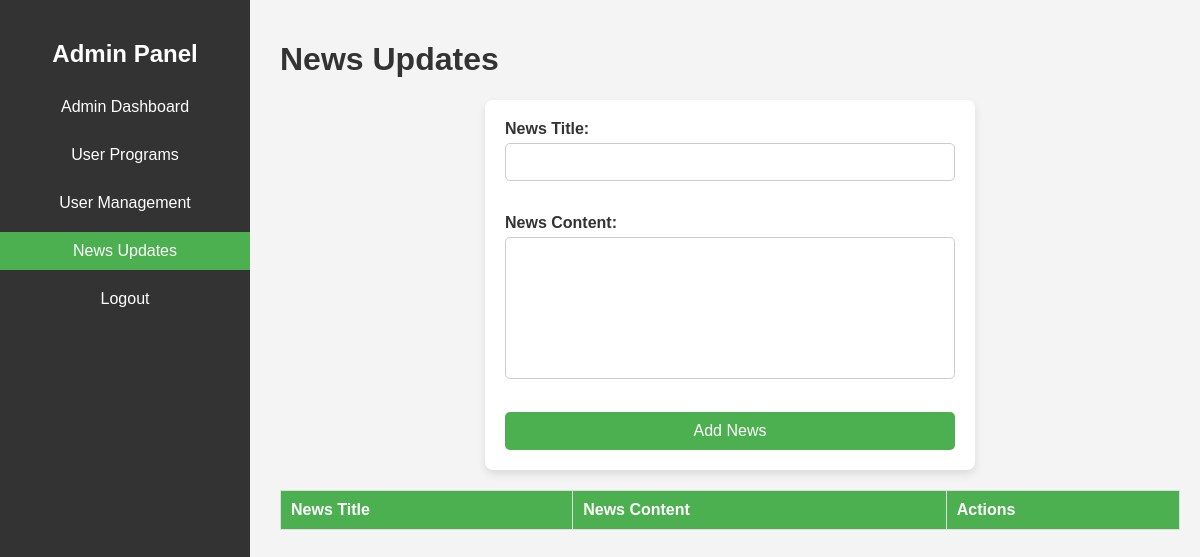
Page /news_updates.php on the earlier database version.
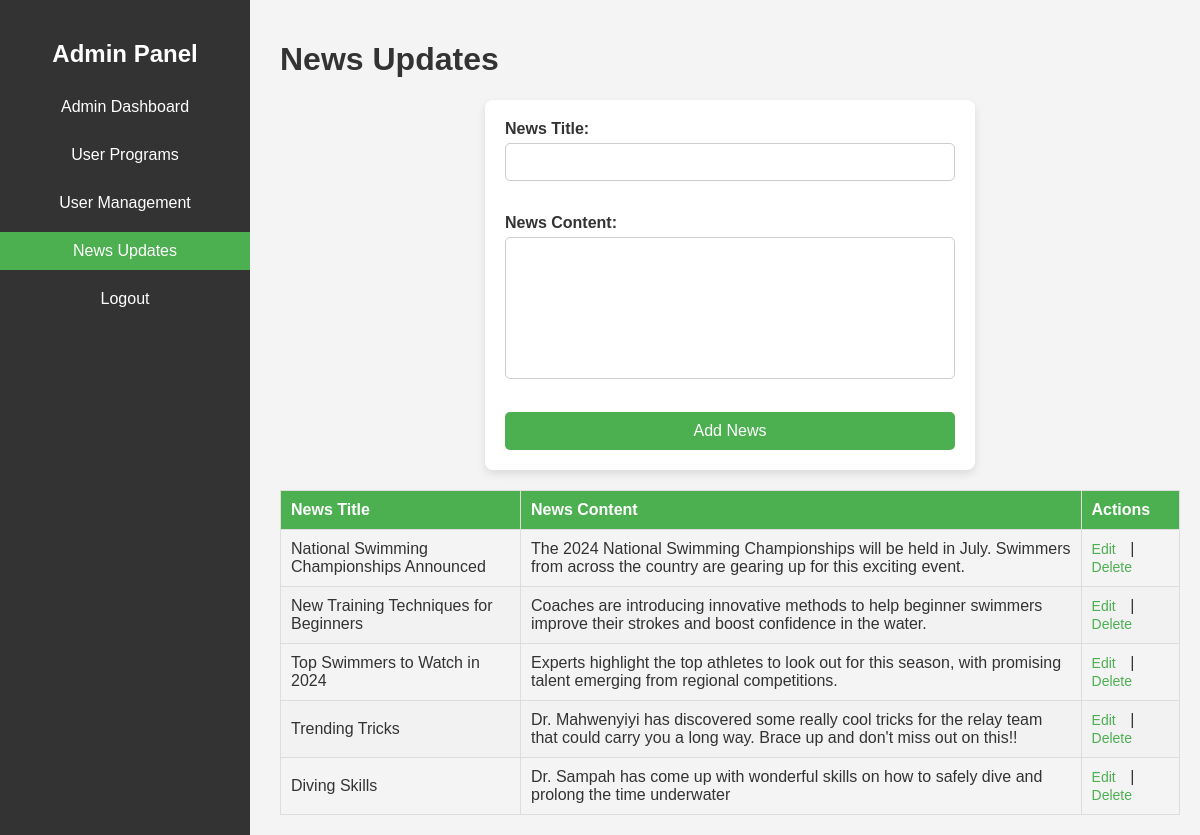
Same page on the later database version.
### tables this page shows
CREATE TABLE `userdashboard` (
  `dashboard_id` int(11) NOT NULL,
  `user_id` int(11) NOT NULL,
  `WelcomeMessage` varchar(255) NOT NULL,
  `profilepic_url` varchar(255) DEFAULT 'default-profile.png',
  `NewsTitle` varchar(255) DEFAULT NULL,
  `NewsContent` text DEFAULT NULL,
  `NewsImage` varchar(255) DEFAULT NULL,
  `NewsLink` varchar(255) DEFAULT NULL,
  `LastUpdated` timestamp NOT NULL DEFAULT current_timestamp() ON UPDATE current_timestamp()
);

### functions.php (called while the page is built, shortened)
<?php
include 'config_.php';
function fetch_all_news() {
    global $conn;
    $stmt = $conn->prepare("SELECT dashboard_id, NewsTitle, NewsContent FROM userdashboard");
    $stmt->execute();
    $result = $stmt->get_result();
    return $result;
}
?>

### news_updates.php (the view, shortened to what this page needs)
<?php
include 'functions.php';
$news_result = fetch_all_news();
?>
<!DOCTYPE html>
<html lang="en">
<head>
    <link rel="stylesheet" href="news_updates.css">
</head>
<body>
    <div class="sidebar">
        <h2>Admin Panel</h2>
        <ul>
            <li><a href="admin_dashboard.php">Admin Dashboard</a></li>
            <li><a href="admin_programs.php">User Programs</a></li>
            <li><a href="user_management.php">User Management</a></li>
            <li><a href="news_update.php" class="active">News Updates</a></li>
            <li><a href="logout.php">Logout</a></li>
        </ul>
    </div>
    <div class="content">
        <h1>News Updates</h1>
        <form action="add_news.php" method="POST">
            <label for="news_title">News Title:</label>
            <input type="text" name="news_title" id="news_title" required><br>
            <label for="news_content">News Content:</label>
            <textarea name="news_content" id="news_content" required></textarea><br>
            <button type="submit">Add News</button>
        </form>
        <table>
            <thead>
                <tr>
                    <th>News Title</th>
                    <th>News Content</th>
                    <th>Actions</th>
                </tr>
            </thead>
            <tbody>
                <?php while ($news = $news_result->fetch_assoc()): ?>
                <tr>
                    <td><?php echo htmlspecialchars($news['NewsTitle']); ?></td>
                    <td><?php echo htmlspecialchars($news['NewsContent']); ?></td>
                    <td>
                        <a href="edit_news.php?dashboard_id=<?php echo $news['dashboard_id']; ?>">Edit</a> |
                        <a href="delete_news.php?dashboard_id=<?php echo $news['dashboard_id']; ?>" onclick="return confirm('Are you sure you want to delete this news?')">Delete</a>
                    </td>
                </tr>
                <?php endwhile; ?>
            </tbody>
        </table>
    </div>
</body>
</html>

Differences in the rows shown:
added userdashboard: NewsTitle "National Swimming Championships Announced", NewsContent "The 2024 National Swimming Championships will be held in July. Swimmers from across the country are gearing up for this exciting event."
added userdashboard: NewsTitle "New Training Techniques for Beginners", NewsContent "Coaches are introducing innovative methods to help beginner swimmers improve their strokes and boost confidence in the water."
added userdashboard: NewsTitle "Top Swimmers to Watch in 2024", NewsContent "Experts highlight the top athletes to look out for this season, with promising talent emerging from regional competitions."
added userdashboard: NewsTitle "Trending Tricks", NewsContent "Dr. Mahwenyiyi has discovered some really cool tricks for the relay team that could carry you a long way. Brace up and don't miss out on this!!"
added userdashboard: NewsTitle "Diving Skills", NewsContent "Dr. Sampah has come up with wonderful skills on how to safely dive and prolong the time underwater"
